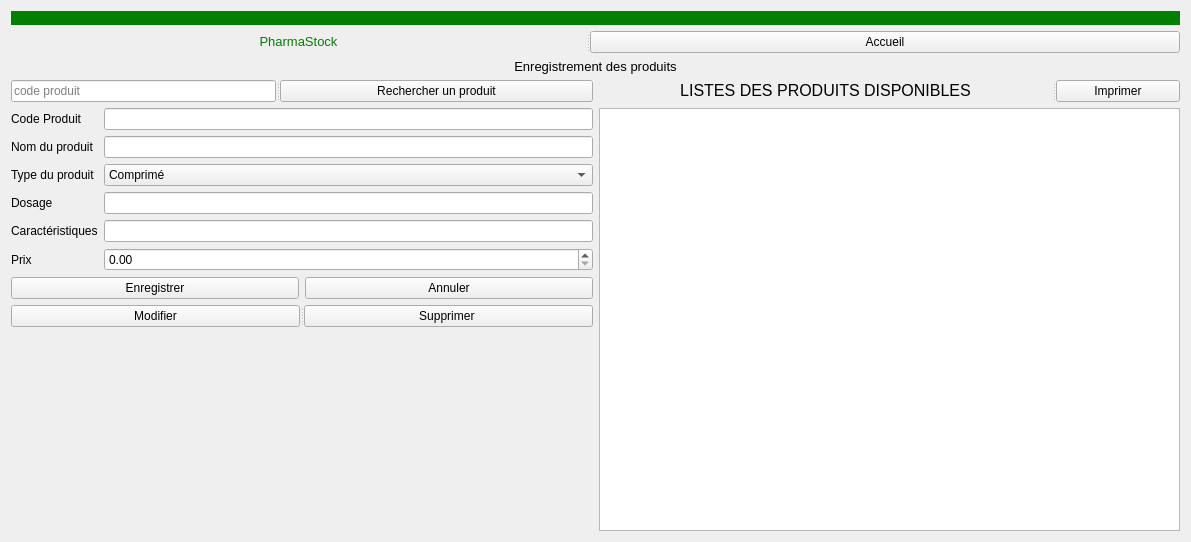
<?xml version="1.0" encoding="UTF-8"?>
<ui version="4.0">
 <class>enregistrement_produit</class>
 <widget class="QWidget" name="enregistrement_produit">
  <property name="geometry">
   <rect>
    <x>0</x>
    <y>0</y>
    <width>1191</width>
    <height>542</height>
   </rect>
  </property>
  <property name="windowTitle">
   <string>Form</string>
  </property>
  <layout class="QGridLayout" name="gridLayout">
   <item row="0" column="0" colspan="2">
    <widget class="QLabel" name="label">
     <property name="styleSheet">
      <string notr="true">background-color:green;</string>
     </property>
     <property name="text">
      <string/>
     </property>
    </widget>
   </item>
   <item row="1" column="0" colspan="2">
    <widget class="QSplitter" name="splitter_4">
     <property name="orientation">
      <enum>Qt::Horizontal</enum>
     </property>
     <widget class="QLabel" name="label_2">
      <property name="styleSheet">
       <string notr="true">color:green;</string>
      </property>
      <property name="text">
       <string>&lt;html&gt;&lt;head/&gt;&lt;body&gt;&lt;p align=&quot;center&quot;&gt;&lt;span style=&quot; font-size:10pt;&quot;&gt;PharmaStock&lt;/span&gt;&lt;/p&gt;&lt;/body&gt;&lt;/html&gt;</string>
      </property>
     </widget>
     <widget class="QPushButton" name="accueil_pushButton">
      <property name="text">
       <string>Accueil</string>
      </property>
     </widget>
    </widget>
   </item>
   <item row="2" column="0" colspan="2">
    <widget class="QSplitter" name="splitter_5">
     <property name="orientation">
      <enum>Qt::Horizontal</enum>
     </property>
     <widget class="QLabel" name="label_3">
      <property name="text">
       <string>&lt;html&gt;&lt;head/&gt;&lt;body&gt;&lt;p align=&quot;center&quot;&gt;&lt;span style=&quot; font-size:10pt;&quot;&gt;Enregistrement des produits&lt;/span&gt;&lt;/p&gt;&lt;/body&gt;&lt;/html&gt;</string>
      </property>
     </widget>
    </widget>
   </item>
   <item row="3" column="0">
    <widget class="QSplitter" name="splitter_3">
     <property name="orientation">
      <enum>Qt::Horizontal</enum>
     </property>
     <widget class="QLineEdit" name="rechercher_lineEdit">
      <property name="placeholderText">
       <string>code produit</string>
      </property>
     </widget>
     <widget class="QPushButton" name="rechercher_pushButton">
      <property name="text">
       <string>Rechercher un produit</string>
      </property>
     </widget>
    </widget>
   </item>
   <item row="3" column="1">
    <widget class="QSplitter" name="splitter">
     <property name="orientation">
      <enum>Qt::Horizontal</enum>
     </property>
     <widget class="QLabel" name="label_7">
      <property name="text">
       <string>&lt;html&gt;&lt;head/&gt;&lt;body&gt;&lt;p align=&quot;center&quot;&gt;&lt;span style=&quot; font-size:12pt;&quot;&gt;LISTES DES PRODUITS DISPONIBLES&lt;/span&gt;&lt;/p&gt;&lt;/body&gt;&lt;/html&gt;</string>
      </property>
     </widget>
     <widget class="QPushButton" name="imprimer_pushButton">
      <property name="text">
       <string>Imprimer</string>
      </property>
     </widget>
    </widget>
   </item>
   <item row="4" column="0">
    <layout class="QFormLayout" name="formLayout">
     <item row="0" column="0">
      <widget class="QLabel" name="label_4">
       <property name="text">
        <string>Code Produit </string>
       </property>
      </widget>
     </item>
     <item row="0" column="1">
      <widget class="QLineEdit" name="code_lineEdit">
       <property name="readOnly">
        <bool>true</bool>
       </property>
      </widget>
     </item>
     <item row="1" column="0">
      <widget class="QLabel" name="label_5">
       <property name="text">
        <string>Nom du produit</string>
       </property>
      </widget>
     </item>
     <item row="1" column="1">
      <widget class="QLineEdit" name="nom_lineEdit">
       <property name="readOnly">
        <bool>false</bool>
       </property>
      </widget>
     </item>
     <item row="2" column="0">
      <widget class="QLabel" name="label_6">
       <property name="text">
        <string>Type du produit</string>
       </property>
      </widget>
     </item>
     <item row="5" column="0">
      <widget class="QLabel" name="label_8">
       <property name="text">
        <string>Prix</string>
       </property>
      </widget>
     </item>
     <item row="8" column="0" colspan="2">
      <layout class="QHBoxLayout" name="horizontalLayout_2">
       <item>
        <widget class="QPushButton" name="enregistrer_pushButton">
         <property name="text">
          <string>Enregistrer</string>
         </property>
        </widget>
       </item>
       <item>
        <widget class="QPushButton" name="annuler_pushButton">
         <property name="text">
          <string>Annuler</string>
         </property>
        </widget>
       </item>
      </layout>
     </item>
     <item row="10" column="0" colspan="2">
      <widget class="QSplitter" name="splitter_2">
       <property name="orientation">
        <enum>Qt::Horizontal</enum>
       </property>
       <widget class="QPushButton" name="modifier_pushButton">
        <property name="text">
         <string>Modifier</string>
        </property>
       </widget>
       <widget class="QPushButton" name="supprimer_pushButton">
        <property name="text">
         <string>Supprimer </string>
        </property>
       </widget>
      </widget>
     </item>
     <item row="4" column="0">
      <widget class="QLabel" name="label_9">
       <property name="text">
        <string>Caractéristiques</string>
       </property>
      </widget>
     </item>
     <item row="2" column="1">
      <widget class="QComboBox" name="type_produit_typecomboBox">
       <item>
        <property name="text">
         <string>Comprimé</string>
        </property>
       </item>
       <item>
        <property name="text">
         <string>Sérum</string>
        </property>
       </item>
       <item>
        <property name="text">
         <string>Collire</string>
        </property>
       </item>
       <item>
        <property name="text">
         <string>Siro</string>
        </property>
       </item>
       <item>
        <property name="text">
         <string>Cosmétique</string>
        </property>
       </item>
      </widget>
     </item>
     <item row="5" column="1">
      <widget class="QDoubleSpinBox" name="prix_doubleSpinBox">
       <property name="maximum">
        <double>1000000000000.000000000000000</double>
       </property>
      </widget>
     </item>
     <item row="3" column="0">
      <widget class="QLabel" name="label_10">
       <property name="text">
        <string>Dosage</string>
       </property>
      </widget>
     </item>
     <item row="3" column="1">
      <widget class="QLineEdit" name="dosage_lineEdit"/>
     </item>
     <item row="4" column="1">
      <widget class="QLineEdit" name="caracteristique_lineEdit"/>
     </item>
    </layout>
   </item>
   <item row="4" column="1">
    <widget class="QTableView" name="tableView"/>
   </item>
  </layout>
 </widget>
 <resources/>
 <connections/>
</ui>
